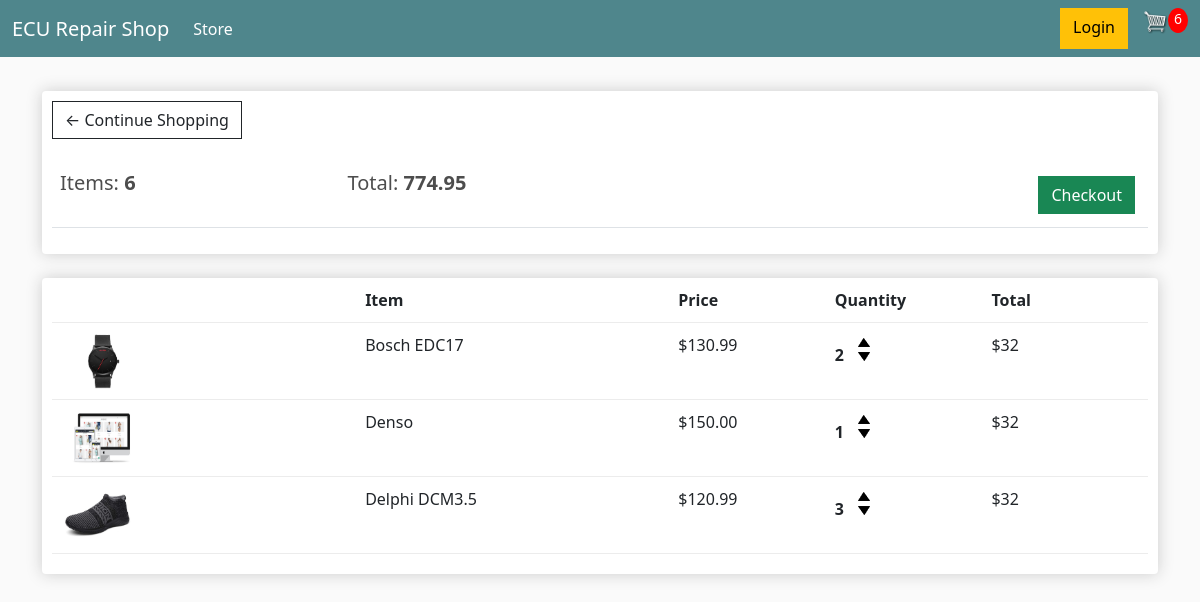
The app's page /cart/ (signed in) with its own data.
### store/models.py (models this page shows, shortened)
class Order(models.Model):
    customer = models.ForeignKey(Customer, on_delete=models.SET_NULL, null=True, blank=True)
    date_ordered = models.DateTimeField(auto_now_add=True)
    complete = models.BooleanField(default=False, null=True, blank=False)
    transaction_id = models.CharField(max_length=254, null=True)
    @property
    def get_cart_total(self):
        orderitems = self.orderitem_set.all()
        total = sum([item.get_total for item in orderitems])
        return total
    @property
    def get_cart_items(self):
        orderitems = self.orderitem_set.all()
        total = sum([item.quantity for item in orderitems])
        return total

class OrderItem(models.Model):
    product = models.ForeignKey(Product, on_delete=models.SET_NULL, null=True)
    order = models.ForeignKey(Order, on_delete=models.SET_NULL, null=True)
    quantity = models.IntegerField(default=0, null=True, blank=True)
    date_added = models.DateTimeField(auto_now_add=True)
    @property
    def get_total(self):
        total = self.product.price * self.quantity
        return total

class Product(models.Model):
    name = models.CharField(max_length=254)
    price = models.DecimalField(max_digits=7, decimal_places=2)
    digital = models.BooleanField(default=False, null=True, blank=True)
    image = models.ImageField(null=True, blank=True)
    @property
    def imageURL(self):
        try:
            url = self.image.url
        except:
            url = ''
        return url

### store/views.py (the view)
# urls.py: path('cart/', views.cart, name="cart"),
def cart(request):
    data = cartData(request)
    cartItems = data['cartItems']
    order = data['order']
    items = data['items']
    context = {'items': items, 'order': order, 'cartItems': cartItems}
    return render(request, 'store/cart.html', context)

### store/utils.py (called while the page is built)
def cartData(request):
    if request.user.is_authenticated:
        customer = request.user.customer
        order, created = Order.objects.get_or_create(customer=customer, complete=False)
        items = order.orderitem_set.all()
        cartItems = order.get_cart_items
    else:
        cookieData = cookieCart(request)
        cartItems = cookieData['cartItems']
        order = cookieData['order']
        items = cookieData['items']
    return {'cartItems': cartItems, 'order': order, 'items': items}

### store/templates/store/cart.html
{% extends 'store/main.html' %}
{% load static %}
{% block content %}
    <div class="row">
        <div class="col-lg-12">
            <div class="box-element">
                <a class="btn btn-outline-dark" href="{% url 'store' %}">&#x2190; Continue Shopping</a>
                <br>
                <br>
                <table class="table">
                    <tr>
                        <th>
                            <h5>Items: <strong>{{ order.get_cart_items }}</strong></h5>
                        </th>
                        <th>
                            <h5>Total: <strong>{{ order.get_cart_total|floatformat:2 }}</strong></h5>
                        </th>
                        <th>
                            <a style="float:right; margin:5px;" class="btn btn-success"
                                href="{% url 'checkout' %}">Checkout</a>
                        </th>
                    </tr>
                </table>
            </div>
            <br>
            <div class="box-element">
                <div class="cart-row">
                    <div style="flex:2"></div>
                    <div style="flex:2"><strong>Item</strong></div>
                    <div style="flex:1"><strong>Price</strong></div>
                    <div style="flex:1"><strong>Quantity</strong></div>
                    <div style="flex:1"><strong>Total</strong></div>
                </div>
                {% for item in items %}
                    <div class="cart-row">
                        <div style="flex:2"><img class="row-image" src="{{item.product.imageURL}}"></div>
                        <div style="flex:2">
                            <p>{{ item.product.name }}</p>
                        </div>
                        <div style="flex:1">
                            <p>${{ item.product.price|floatformat:2 }}</p>
                        </div>
                        <div style="flex:1">
                            <p class="quantity">{{ item.quantity }}</p>
                            <div class="quantity">
                                <img data-product="{{ item.product.id }}" data-action="add" class="chg-quantity update-cart" src="{% static  'images/arrow-up.png' %}">
                                <img data-product="{{ item.product.id }}" data-action="remove" class="chg-quantity update-cart" src="{% static  'images/arrow-down.png' %}">
                            </div>
                        </div>
                        <div style="flex:1">
                            <p>$32</p>
                        </div>
                    </div>
                {% endfor %}
            </div>
        </div>
    </div>
{% endblock %}

### static/css/main.css (style rules this page uses)
body { background-color: hsl(0, 0%, 98%); }
h1,h2,h3,h4,h5,h6 { color:hsl(0, 0%, 30%); }
.box-element { box-shadow:hsl(0, 0%, 80%) 0 0 16px; background-color: #fff; border-radius: 4px; padding: 10px; }
.col-lg-4, .col-lg-6, .col-lg-8, .col-lg-12 { margin-top: 10px; }
.btn { border-radius: 0; }
.row-image { width: 100px; }
.cart-row { display: flex; align-items: flex-stretch; padding-bottom: 10px; margin-bottom: 10px; border-bottom: 1px solid #ececec; }
.quantity { display: inline-block; font-weight: 700; padding-right:10px; }
.chg-quantity { width: 12px; cursor: pointer; display: block; margin-top: 5px; transition:.1s; }

### records on screen
Order: get_cart_items "6", get_cart_total "774.95"
OrderItem: product.imageURL (picture), product.name "Bosch EDC17", product.price "130.99", quantity "2"
OrderItem: product.imageURL (picture), product.name "Denso", product.price "150.00", quantity "1"
OrderItem: product.imageURL (picture), product.name "Delphi DCM3.5", product.price "120.99", quantity "3"

### other values on screen
{{ cartItems }} "6"
